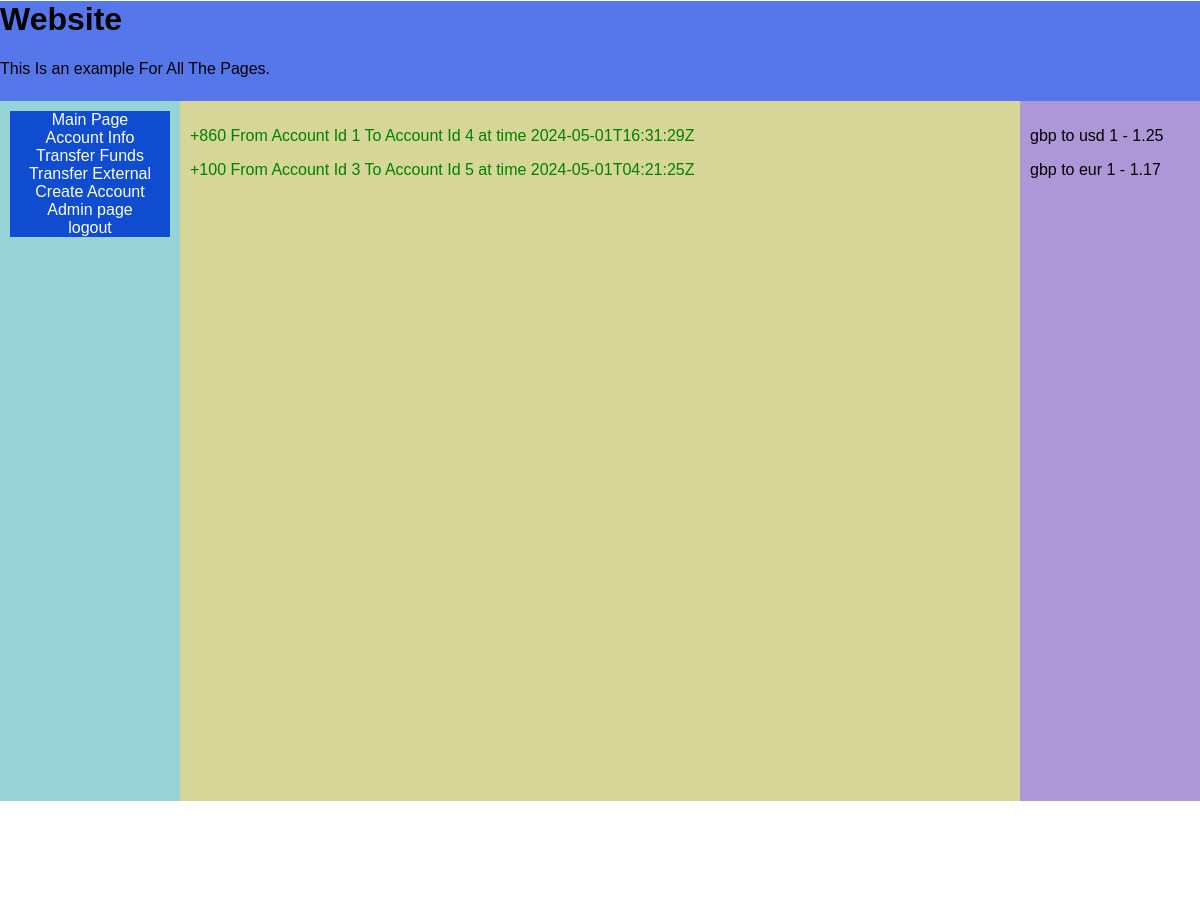
Page /pages/accountinfo.php (signed in) on the earlier database version.
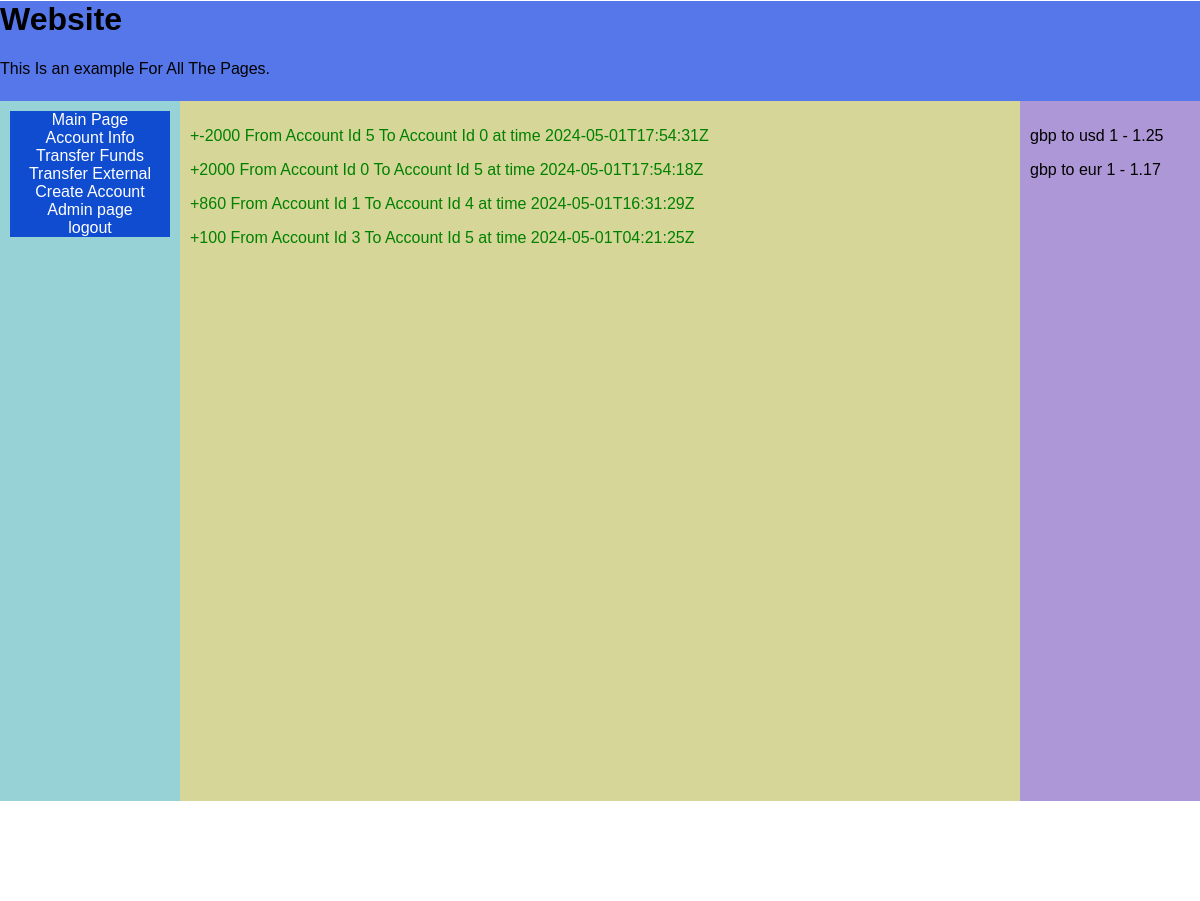
Same page on the later database version.
### tables this page shows
CREATE TABLE "Transaction_Table" (
	"TransactionId"	INTEGER NOT NULL UNIQUE,
	"Ammount"	REAL NOT NULL,
	"time"	INTEGER NOT NULL UNIQUE,
	"convertion"	REAL NOT NULL,
	"SenderId"	INTEGER NOT NULL,
	"ReciverId"	INTEGER NOT NULL,
	FOREIGN KEY("SenderId") REFERENCES "Account_Table"("AccountId"),
	FOREIGN KEY("ReciverId") REFERENCES "Account_Table"("AccountId"),
	PRIMARY KEY("TransactionId" AUTOINCREMENT)
);

CREATE TABLE "Currency" (
	"CurrencyId"	INTEGER NOT NULL UNIQUE,
	"Togbp"	REAL NOT NULL,
	"name"	TEXT NOT NULL,
	PRIMARY KEY("CurrencyId")
);

### pages/accountinfo.php (the view, shortened to what this page needs)
<!DOCTYPE html>
<html lang="en">
<head>
<link rel="stylesheet" href="../css/thecss.css">
</head>
<body>
<?php
include '../assets/headerbar.php';
?>
<div class = "row">
  <?php
  include '../assets/left_sidebar.php';
  ?>
  <div class = "column centre">
    <?php
    $db = new SQLite3('../db/db.db');
    $userid = $_SESSION["user_id"];
    $sql = "SELECT AccountId From Account_Table Where UserId = $userid";
    $results = $db->query($sql);
    $result = $results->fetchArray();
    $accountid = "(";
    $accountid .= ($result["AccountId"]);
    $result = $results->fetchArray();
    while($result != False){
      $accountid .= (",".$result["AccountId"]);
      $result = $results->fetchArray();
    }
    $accountid .= ")";
    $sql = "SELECT * From Transaction_Table
    Where ReciverId IN $accountid OR senderid IN $accountid
    ORDER by TIME DESC";
    $results = $db->query($sql);
    $result = $results->fetchArray();
    while($result != False){
      if($result["SenderId"] == $userid){
        echo "<p style='color:red;'> -".$result["Ammount"]." From Account Id ".$result["SenderId"]." To Account Id ".$result["ReciverId"]." at time ". date("Y-m-d\TH:i:s\Z",$result["time"])."</p>";
      }
      else{
        echo "<p style='color:green;'> +".($result["Ammount"]*$result["convertion"])." From Account Id ".$result["SenderId"]." To Account Id ".$result["ReciverId"]." at time ". date("Y-m-d\TH:i:s\Z",$result["time"])."</p>";
      }
      $result = $results->fetchArray();
    }
    ?>
  </div>
  <div class = "column right">
  <?php
    $sql = "SELECT Togbp,name From Currency where CurrencyId > 1";
    $results = $db->query($sql);
    $result = $results->fetchArray();
    while($result != False){
      echo "<p> gbp to ".$result["name"]."  1 - ".$result["Togbp"]."</p>";
      $result = $results->fetchArray();
    }
    ?>
  </div>
</div>
</body>
</html>

### assets/headerbar.php (shortened to what this page needs)
<!DOCTYPE html>
<html lang="en">
<head>
<link rel="stylesheet" href="../css/thecss.css">
</head>
<div class = "headerbar">
  <h1>Website</h1>
  <p>This Is an example For All The Pages.</p>
</div>

### assets/left_sidebar.php (shortened to what this page needs)
<!DOCTYPE html>
<html lang="en">
<head>
<link rel="stylesheet" href="../css/thecss.css">
</head>
<div class = "column left">
  <a href="mainpage.php" class = "button">Main Page </a>
  <a href="accountinfo.php" class = "button">Account Info </a>
  <a href="TransferFunds.php" class = "button">Transfer Funds </a>
  <a href="TransferExternal.php" class = "button">Transfer External </a>
  <a href="createaccount.php" class = "button">Create Account</a>
  <a href="adminpage.php" class = "button">Admin page</a>
  <a href="logout.php" class = "button">logout</a>
  </div>

### css/thecss.css (style rules this page uses)
html, body { height: 100%; width: 100%; margin: 0px; }
.headerbar { margin-top: -20px; width: 100%; background-color: #5577e9; overflow: show; height:100px; }
.row { height: 100%; padding-top: 0px; }
.row:after { content: ""; display: table; clear: both; }
.column { float: left; padding: 10px; max-width: 100%; height: calc(100% - 100px); }
.left { background-color: #97d2d6; width: 15%; }
.centre { background-color: #d5d697; width: 70%; }
.right { background-color: #ad97d6; width: 15%; }
.button { background-color: #0f4ccf; border: none; color: white; padding:0; text-align: center; text-decoration: none; display: inline-block; font-size: 16px; transition-duration: 0.2s; width: 100%; }

### pages/accountinfo.php (style rules this page uses)
* { box-sizing: border-box; }
body { font-family: Arial, Helvetica, sans-serif; }

### assets/headerbar.php (style rules this page uses)
* { box-sizing: border-box; }
body { font-family: Arial, Helvetica, sans-serif; }

### assets/left_sidebar.php (style rules this page uses)
* { box-sizing: border-box; }
body { font-family: Arial, Helvetica, sans-serif; }

Differences in the rows shown:
added transaction_table: $result['Ammount']*$result['convertion'] "-2000", SenderId "5", ReciverId "0", time "2024-05-01T17:54:31Z"
added transaction_table: $result['Ammount']*$result['convertion'] "2000", SenderId "0", ReciverId "5", time "2024-05-01T17:54:18Z"
